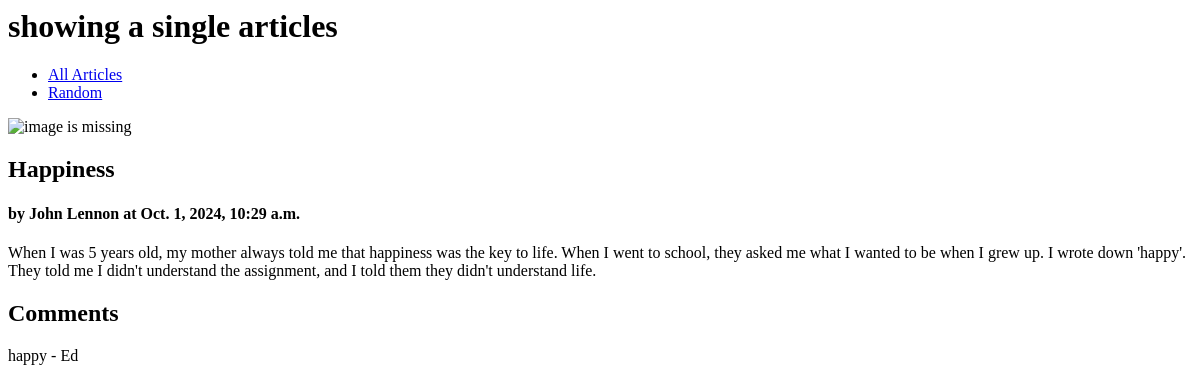
/blog/article/1, run on an earlier commit of the app's database.
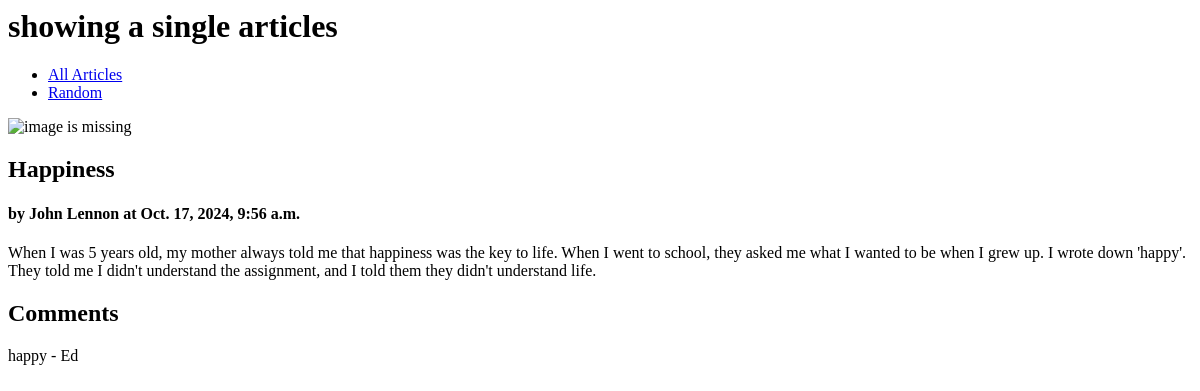
And on a later commit of the database.
### blog/models.py (models this page shows, shortened)
class Article(models.Model):
    title = models.TextField(blank=False)
    author = models.TextField(blank=False)
    text = models.TextField(blank=False)
    published = models.DateTimeField(auto_now=True)
    image_file = models.ImageField(blank=True) ## new field
    def get_comments(self):
        comments = Comment.objects.filter(article=self)
        return comments

### blog/views.py (the view)
# urls.py: path(r'article/<int:pk>', views.ArticleView.as_view(), name="article"),
class ArticleView(DetailView):
    model = Article
    template_name = "blog/article.html"
    context_object_name = "article"

### blog/templates/blog/article.html (shortened to what this page needs)
<h1>showing a single articles</h1>
{% block content %}
<nav>
    <ul>
        <li><a href="{% url 'show_all' %}">All Articles</a></li>
        <li><a href="{% url 'random' %}">Random</a></li>
    </ul>
</nav>
<main class="grid-container">
    <article>
        <img src="article.image_file.url" alt="image is missing">
        <div>
            <h2>{{article.title}}</h2>
            <h4>by {{article.author}} at {{article.published}}</h4>
            <p>{{article.text}}</p>
        </div>
    </article>
    <div>
        <h2>Comments</h2>
        {% for c in article.get_comments %}
            <p>{{c.text}} - {{c.author}}</p>
        {% endfor %}
    </div>
</main>
{% endblock %}

What changed in the data, as far as the page shows it:
changed Article "Happiness": published "Oct. 1, 2024, 10:29 a.m." → "Oct. 17, 2024, 9:56 a.m."
